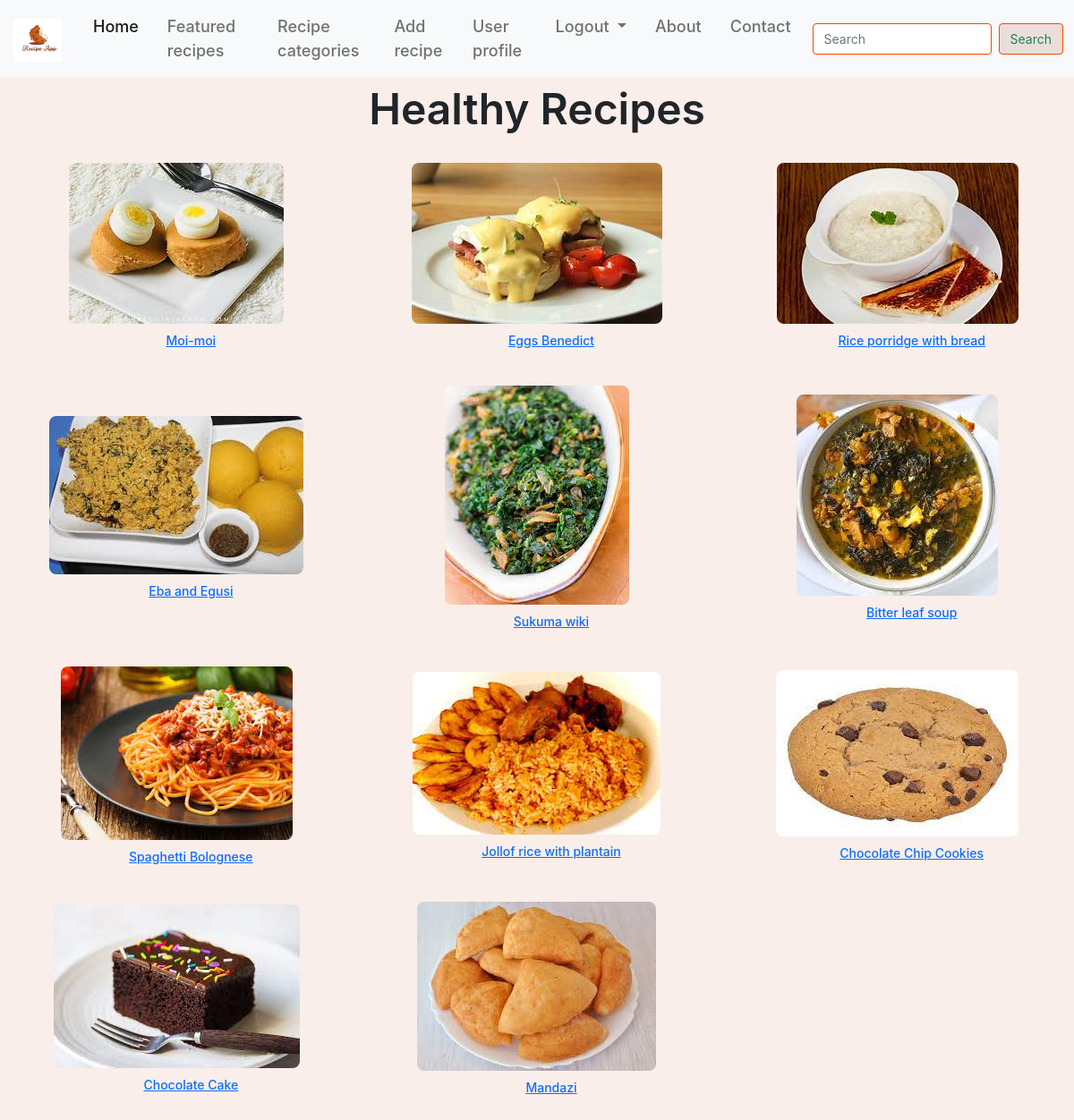
The page /dashboard (signed in) on the database its author committed.
### models.py (models this page shows)
class Recipes(db.Model):
    id = db.Column(db.Integer, primary_key=True, autoincrement=True)
    name = db.Column(db.String(100), nullable=False)
    image_name = db.Column(db.String(100))
    category = db.Column(db.String(100), nullable=False)
    ingredients = db.Column(db.String(1000), nullable=False)
    instructions = db.Column(db.String(1000), nullable=False)

### app.py (the view)
@app.route('/dashboard', methods=['GET', 'POST'])
@login_required
def dashboard():
    categories = ['Breakfast', 'Lunch', 'Dinner', 'Dessert']
    results = []
    selected_recipes = set()  # To store the selected recipe IDs
    recipes_per_category = 3
    for category in categories:
        recipes = Recipes.query.filter_by(category=category).all()
        available_recipes = [recipe for recipe in recipes if recipe.id not in selected_recipes and recipe.category == category]
        if len(available_recipes) > 0:
            random_recipes = random.sample(available_recipes, min(recipes_per_category, len(available_recipes)))
            selected_recipes.update(recipe.id for recipe in random_recipes)
            results.extend(random_recipes)
        if len(results) == 9:
            break
    return render_template('dashboard.html', user=current_user, results=results)

### app.py (called while the page is built)
@login_manager.user_loader
def load_user(user_id):
    return User.query.get(int(user_id))

### templates/dashboard.html (shortened to what this page needs)
<!doctype html>
<html lang="en">
  <head>
    <link href="https://cdn.jsdelivr.net/npm/bootstrap@5.0.2/dist/css/bootstrap.min.css" rel="stylesheet">
    <link rel="stylesheet" href="/static/dashboard.css">
  </head>
  <body>
    <nav class="navbar navbar-expand-lg navbar-light bg-light">
      <div class="container-fluid">
        <a class="navbar-brand" href="{{ url_for('dashboard') }}">
          <img src="static/public/ra-21@2x.png" alt="" width="60" height="48" class="d-inline-block align-text-top">
        </a>
        <div class="collapse navbar-collapse" id="navbarSupportedContent">
          <ul class="navbar-nav me-auto mb-2 mb-lg-0">
            <li class="nav-item">
              <a class="nav-link active" aria-current="page" href="{{ url_for('home') }}">Home</a>
            </li>
            <li class="nav-item">
              <a class="nav-link" href="{{ url_for('featured_recipe')}}">Featured recipes</a>
            </li>
            <li class="nav-item">
              <a class="nav-link" href="{{ url_for('search_category') }}">Recipe categories</a>
            </li>
            <li class="nav-item">
                <a class="nav-link" href="{{ url_for('add_recipe2') }}">Add recipe</a>
            </li>
            <li class="nav-item">
              <a class="nav-link" href="#">User profile</a>
            </li>
            <li class="nav-item dropdown">
              <a class="nav-link dropdown-toggle" href="#" id="navbarDropdown" role="button" data-bs-toggle="dropdown" aria-expanded="false">
                Logout
              </a>
            </li>
            <br>
            <li class="nav-item">
              <a class="nav-link" href="#">About</a>
            </li>
            <li class="nav-item">
              <a class="nav-link" href="#">Contact</a>
            </li>
          </ul>
          <form class="d-flex" action="/search" method="GET">
            <input class="form-control me-2" type="search" name="query" placeholder="Search" aria-label="Search">
            <button class="btn btn-outline-success" type="submit">Search</button>
          </form>
        </div>
      </div>
    </nav>
    <p class="discover-a-plethora">Healthy Recipes</p>
    <section class="layout">
      {% for recipe in results %}
        <div>
          <a href="recipe?id={{ recipe.id }}">
            <img src="{{ url_for('static', filename='recipe_images/' + recipe.image_name) }}" alt="Recipe Image">
          </a>
          <ul>
            <p><a href="recipe?id={{ recipe.id }}">{{ recipe.name }}</a></p>
          </ul>
        </div>
      {% endfor %}
    </section>
  </body>
</html>

### static/dashboard.css (style rules this page uses)
body { font-family: 'Inter', sans-serif; background-color: rgba(248, 235, 230, 0.808); }
.discover-a-plethora { font-size: 48px; font-weight: 600; text-align: center; }
.layout { display: grid; grid-template-columns: repeat(3, 1fr); grid-gap: 8px; justify-content: center; align-items: center; margin-top: 24px; }
.layout div { display: flex; flex-direction: column; align-items: center; text-align: center; }
.layout img { max-width: 100%; height: 50%; border-radius: 8px; }
.layout ul { margin-top: 8px; }
.layout p { font-size: 14px; font-weight: 500; }
.navbar-nav { margin-left: auto; }
.nav-link { font-size: 18px; font-weight: 500; margin-right: 16px; }
.navbar-brand img { margin-right: 8px; }
.form-control { width: 200px; font-size: 14px; border-color: orangered; }
.btn-outline-success { font-size: 14px; background-color: rgba(219, 191, 180, 0.466); border-color: orangered; }

### rows shown on the page
Recipes: image_name (picture), name "Moi-moi"
Recipes: image_name (picture), name "Eggs Benedict"
Recipes: image_name (picture), name "Rice porridge with bread"
Recipes: image_name (picture), name "Eba and Egusi"
Recipes: image_name (picture), name "Sukuma wiki"
Recipes: image_name (picture), name "Bitter leaf soup"
Recipes: image_name (picture), name "Spaghetti Bolognese"
Recipes: image_name (picture), name "Jollof rice with plantain"
Recipes: image_name (picture), name "Chocolate Chip Cookies"
Recipes: image_name (picture), name "Chocolate Cake"
Recipes: image_name (picture), name "Mandazi"
